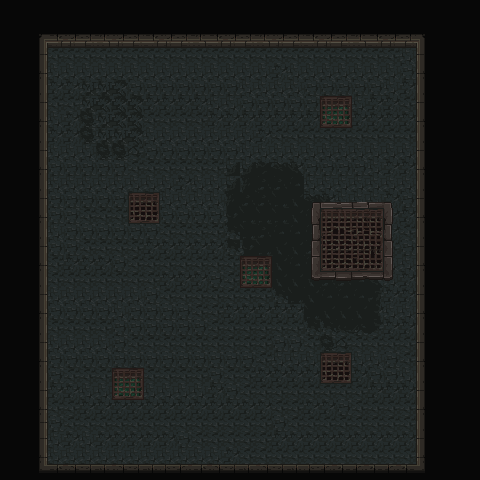

Tiled map render using the project's own tile images. Description and the map definition, with tile-layer contents summarised, below:
An orthogonal 30x30 tile map with 16x16 px tiles, 3 tile layers (Ground, Building, Details), 1 hidden layer not drawn.

<map version="1.10" tiledversion="1.10.2" orientation="orthogonal" renderorder="right-down" width="30" height="30" tilewidth="16" tileheight="16" infinite="0" nextlayerid="5" nextobjectid="1">
 <tileset firstgid="1" source="dungeon.tsx" />
 <layer id="1" name="Ground" width="30" height="30">
  <data>[900 cells, 900 non-empty, 24 distinct tile ids]</data>
 </layer>
 <layer id="2" name="Building" width="30" height="30">
  <data>[900 cells, 358 non-empty, 72 distinct tile ids]</data>
 </layer>
 <layer id="4" name="Details" width="30" height="30">
  <data>[900 cells, 0 non-empty, 0 distinct tile ids]</data>
 </layer>
 <layer id="3" name="Collision" width="30" height="30" visible="0" opacity="0.5">
  <data>[900 cells, 302 non-empty, 6 distinct tile ids]</data>
 </layer>
</map>
